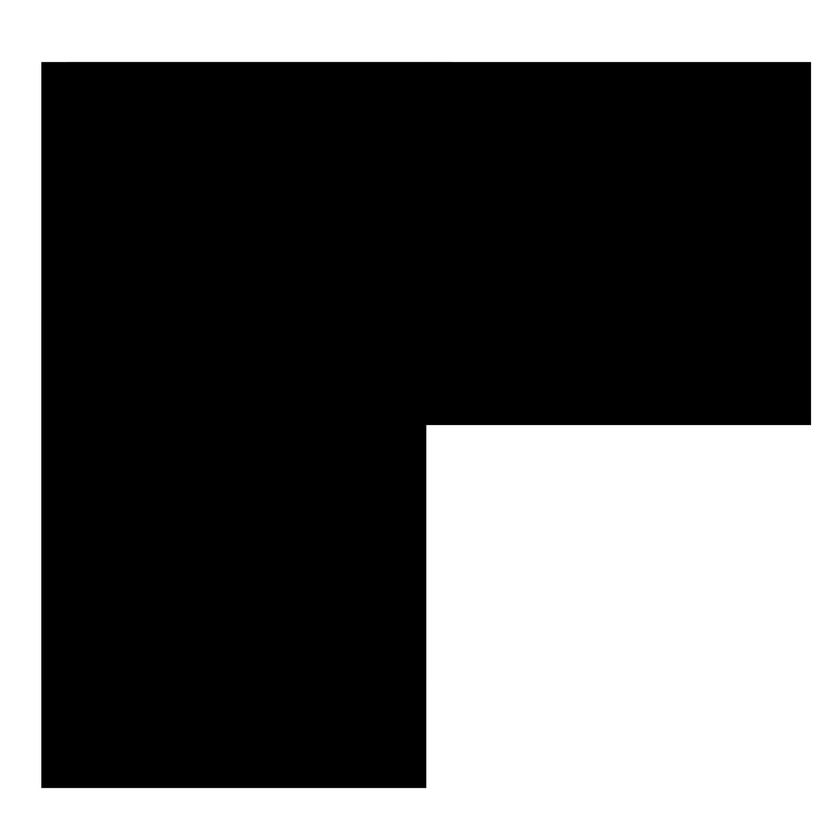
#> input picture OMR Response Reader/Lcorner.jpg, 840 x 840 px, shrunk from 3375 x 3375 before the run
$ python -i cornerdetect.py   (imports and definitions only)
#> lines starting #> are read from the running program, lines starting #| are printed output that depends on the picture; after the words box and inside, x2 and y2 are one past the last pixel; in counts of white or black regions, pixels touching at a corner belong together
import argparse
import cv2
import numpy as np

def calculate_contour_features(contour):
    moments = cv2.moments(contour)
    return cv2.HuMoments(moments)

def calculate_corner_features(corner_file):
    corner_img = cv2.imread(corner_file)
    imgGray=cv2.cvtColor(corner_img,cv2.COLOR_BGR2GRAY)
    imgBlur=cv2.GaussianBlur(imgGray,(5,5),1)
    corner_img_gray = cv2.Canny(imgBlur,10,50)

    contours, hierarchy = cv2.findContours(
        corner_img_gray, cv2.RETR_TREE, cv2.CHAIN_APPROX_SIMPLE)

    if len(contours) != 2:
        raise RuntimeError(
            'Did not find the expected contours when looking for the corner')

    corner_contour = next(ct
                          for i, ct in enumerate(contours)
                          if hierarchy[0][i][3] != -1)

    return calculate_contour_features(corner_contour)

def normalize(im):
    imgGray=cv2.cvtColor(im,cv2.COLOR_BGR2GRAY)
    imgBlur=cv2.GaussianBlur(imgGray,(5,5),1)
    return cv2.Canny(imgBlur,10,50)

def get_approx_contour(contour, tol=.01):
    epsilon = tol * cv2.arcLength(contour, True)
    return cv2.approxPolyDP(contour, epsilon, True)

def get_contours(image_gray):
    contours, _ = cv2.findContours(
        image_gray, cv2.RETR_TREE, cv2.CHAIN_APPROX_SIMPLE)
    return map(get_approx_contour, contours)

def get_top_left_corner(contours):
    top_left_features = calculate_corner_features('Lcorner.jpg')

    # Find the contour that matches the top-left corner features
    sorted_contours = sorted(
        contours,
        key=lambda c: features_distance(
            top_left_features,
            calculate_contour_features(c))
    )

    # Assuming the best match is the top-left corner
    top_left_corner = sorted_contours[0]

    return top_left_corner

def get_other_corners(contours):
    # Calculate the features for the other corners (sqr.jpg)
    other_corner_features = calculate_corner_features('sqr.jpg')

    # Find the contours that match the other corners' features
    sorted_contours = sorted(
        contours,
        key=lambda c: features_distance(
            other_corner_features,
            calculate_contour_features(c))
    )

    # Assuming the next best matches are the other three corners
    other_corners = sorted_contours[:3]

    return other_corners

def get_all_corners(contours):
    # Get the top-left corner
    top_left_corner = get_top_left_corner(contours)

    # Remove the top-left corner from the list of contours
    remaining_contours = [c for c in contours if not np.array_equal(c, top_left_corner)]

    # Get the other three corners
    other_corners = get_other_corners(remaining_contours)

    # Return the top-left corner and the other corners
    return [top_left_corner] + other_corners

def features_distance(f1, f2):
    return np.linalg.norm(np.array(f1) - np.array(f2))

def sort_points_counter_clockwise(points):
    origin = np.mean(points, axis=0)

    def positive_angle(p):
        x, y = p - origin
        ang = np.arctan2(y, x)
        return 2 * np.pi + ang if ang < 0 else ang

    return sorted(points, key=positive_angle)

def get_outmost_points(contours):
    all_points = np.concatenate(contours)
    rect = cv2.minAreaRect(all_points)
    box = cv2.boxPoints(rect)
    return np.int32(box)

def rotate_to_top_left(outmost, lcorner):
    # Find the index of the Lcorner in the sorted points
    lcorner_idx = np.argmin([np.linalg.norm(point - lcorner) for point in outmost])

    # Rotate the points to make Lcorner the first (top-left)
    return np.roll(outmost, -lcorner_idx, axis=0)

def perspective_transform(img, points, width, height):
    source = np.array(points, dtype="float32")
    dest = np.array([
        [0, 0],
        [width, 0],
        [width, height],
        [0, height]],
        dtype="float32")

    transf = cv2.getPerspectiveTransform(source, dest)
    warped = cv2.warpPerspective(img, transf, (width, height))
    return warped

def detect_corners(source_file):
    im_orig =source_file

    # Check if the image was loaded successfully
    if im_orig is None:
        raise FileNotFoundError(f"Unable to load the image from {source_file}. Please check the file path.")

    height, width = im_orig.shape[:2]
    if width > height:
        height, width = width, height

    im_normalized = normalize(im_orig)
    contours = list(get_contours(im_normalized))

    # Get all corners (top-left and other three corners)
    corners = get_all_corners(contours)

    lcorner = get_top_left_corner(contours)

    # Draw and transform the image as before
    #cv2.drawContours(im_orig, corners, -1, (0, 255, 0), 3)
    outmost = sort_points_counter_clockwise(get_outmost_points(corners))
    outmost = rotate_to_top_left(outmost, lcorner[0][0])

    color_transf = perspective_transform(im_orig, outmost, width, height)

    return color_transf, im_orig

def croppedOMR(img):
    transformed_img, original_img = detect_corners(img)
    return transformed_img
    # [9 lines of commented-out code are left out]

>>> import cv2
>>> picture = cv2.imread('Lcorner.jpg')
#> picture is the input picture: shape (840, 840, 3); min 0, max 255, mean 103.5
>>> result = croppedOMR(picture)
#> in normalize, `return cv2.Canny(imgBlur,10,50)`:
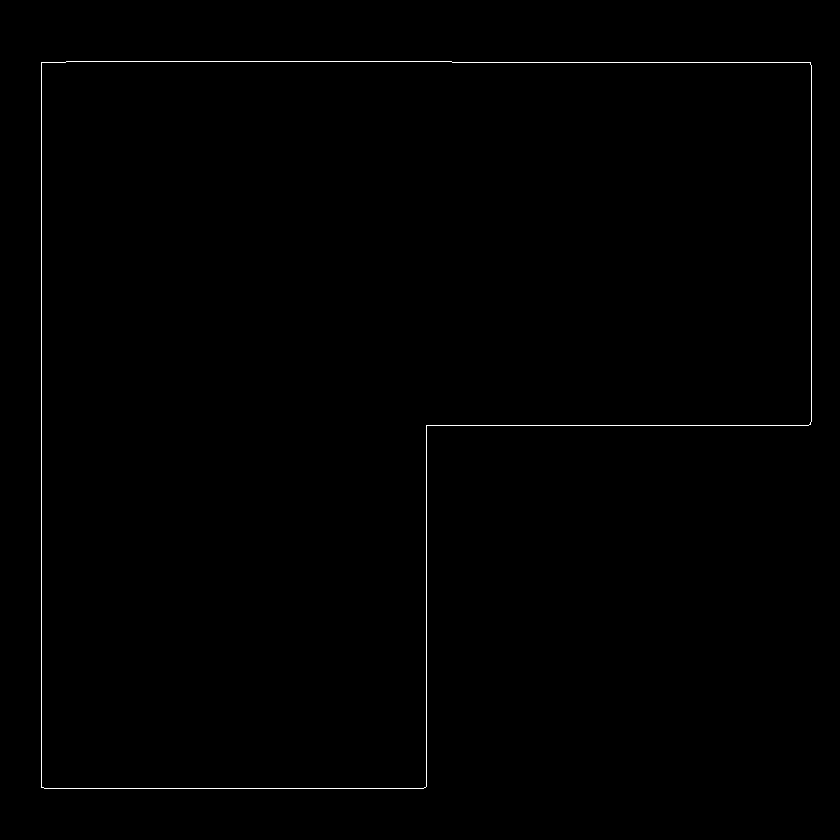
#> returned value: shape (840, 840); 0.42% white in thin lines or dots, all inside (x1, y1, x2, y2) = (41, 61, 812, 789)
#> in get_contours, `contours, _ = cv2.findContours( image_gray, cv2.RETR_TREE, cv2.CHAIN_A..`: contours = 2 contours; box (x1, y1, x2, y2) and area: (41, 61, 812, 789) 419638, (41, 61, 812, 789) 419636
#> in get_approx_contour, `epsilon = tol * cv2.arcLength(contour, True)`: epsilon = 29.89
#> in detect_corners, `contours = list(get_contours(im_normalized))`: contours = 2 contours; box (x1, y1, x2, y2) and area: (41, 62, 811, 788) 418326, (41, 62, 811, 788) 417036
#> in calculate_corner_features, `contours, hierarchy = cv2.findContours( corner_img_gray, cv2.RETR_TREE..`: contours = 2 contours; box (x1, y1, x2, y2) and area: (41, 61, 812, 789) 419638, (41, 61, 812, 789) 419636
#> in calculate_corner_features, `corner_contour = next(ct for i, ct in enumerate(contours) if hierarchy..`: corner_contour = contour of 23 points, box (x1, y1, x2, y2) (41, 61, 812, 789), area 419636
#> in calculate_contour_features, `moments = cv2.moments(contour)`: moments = moments, m00 419636, centre m10/m00, m01/m00 = (361.7, 364.2)
#> in get_top_left_corner, `top_left_features = calculate_corner_features('Lcorner.jpg')`: top_left_features = [0.204, 0.00559, 0.00255, 0.000107, -4.58e-08, -6.81e-06, -3.22e-08]
#> in get_top_left_corner, `sorted_contours = sorted( contours, key=lambda c: features_distance( t..`: sorted_contours = 2 contours; box (x1, y1, x2, y2) and area: (41, 62, 811, 788) 418326, (41, 62, 811, 788) 417036
#> in get_top_left_corner, `top_left_corner = sorted_contours[0]`: top_left_corner = [[41, 786], [42, 62], [810, 63], [808, 425], [426, 425], [425, 787]]
#> in get_all_corners, `remaining_contours = [c for c in contours if not np.array_equal(c, top..`: remaining_contours = 1 item
#> (the run stopped early here; a loop or call above may not have finished)

$ run again, on OMR Response Reader/sqr.jpg
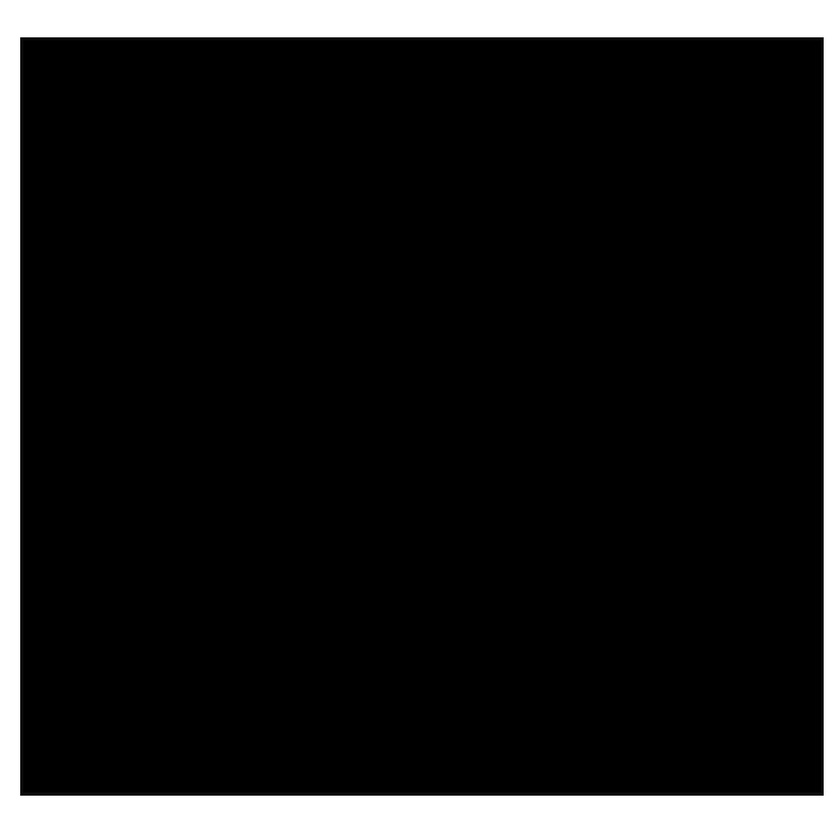
#> input picture OMR Response Reader/sqr.jpg, 840 x 840 px, shrunk from 1080 x 1080 before the run
#> picture is the input picture: shape (840, 840, 3); min 0, max 255, mean 34.9
#> in normalize, `return cv2.Canny(imgBlur,10,50)`:
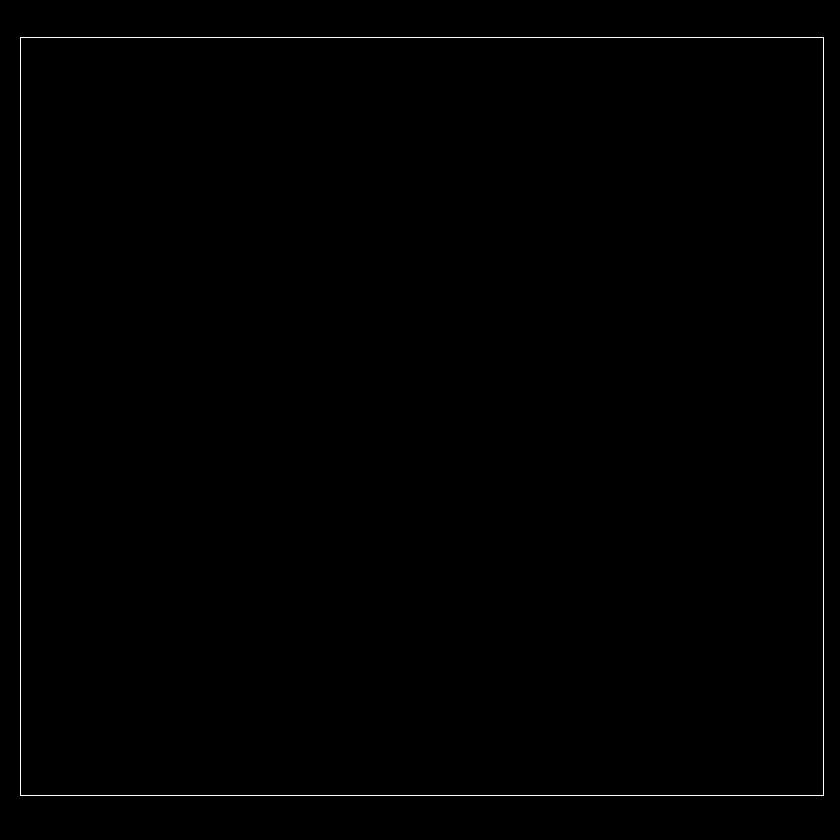
#> returned value: shape (840, 840); 0.44% white in thin lines or dots, all inside (x1, y1, x2, y2) = (20, 37, 824, 796)
#> in get_contours, `contours, _ = cv2.findContours( image_gray, cv2.RETR_TREE, cv2.CHAIN_A..`: contours = 2 contours; box (x1, y1, x2, y2) and area: (20, 37, 824, 796) 608674, (20, 37, 824, 796) 608672
#> epsilon = 31.22
#> in detect_corners, `contours = list(get_contours(im_normalized))`: contours = 2 contours; box (x1, y1, x2, y2) and area: (20, 37, 824, 796) 608674, (20, 37, 824, 796) 607115
